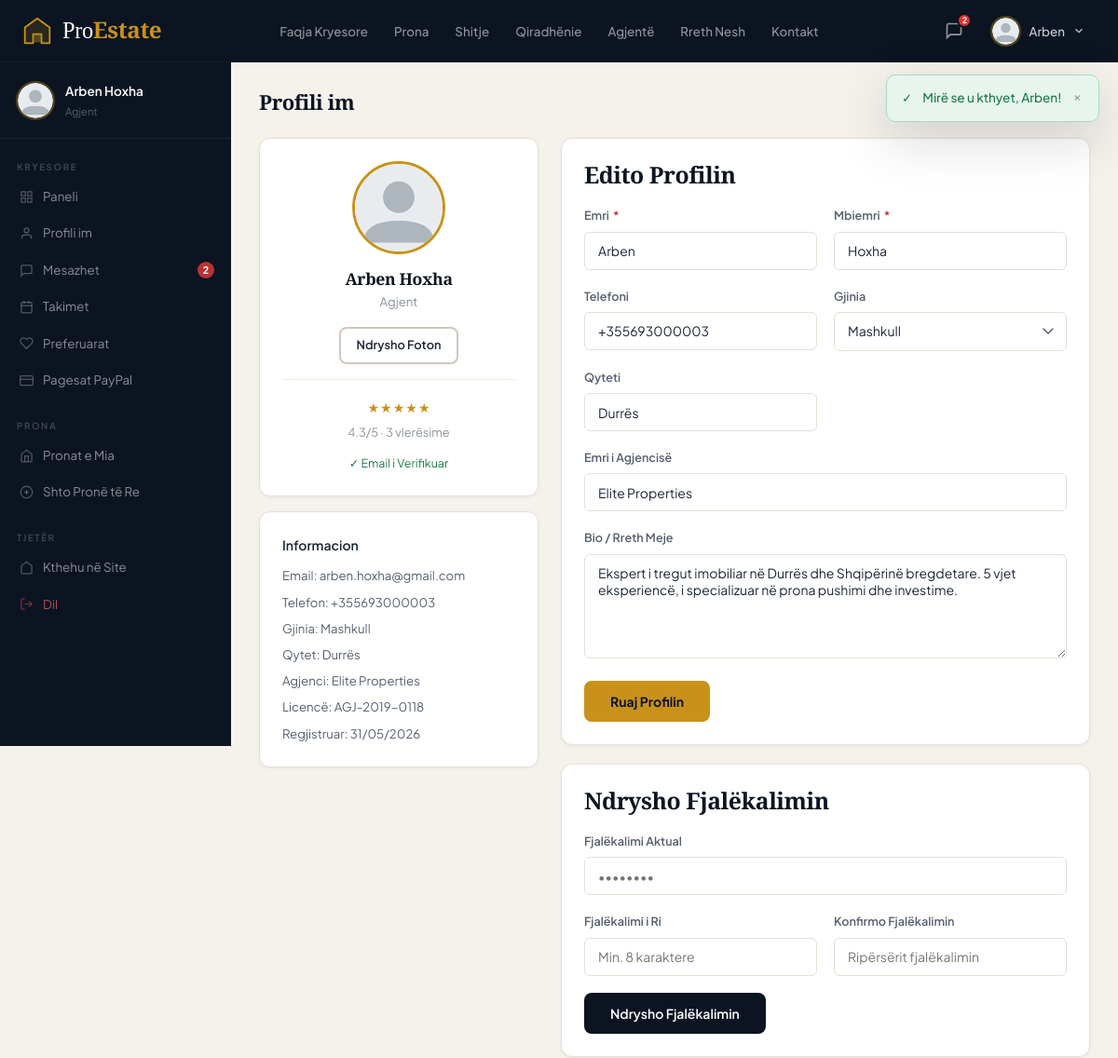
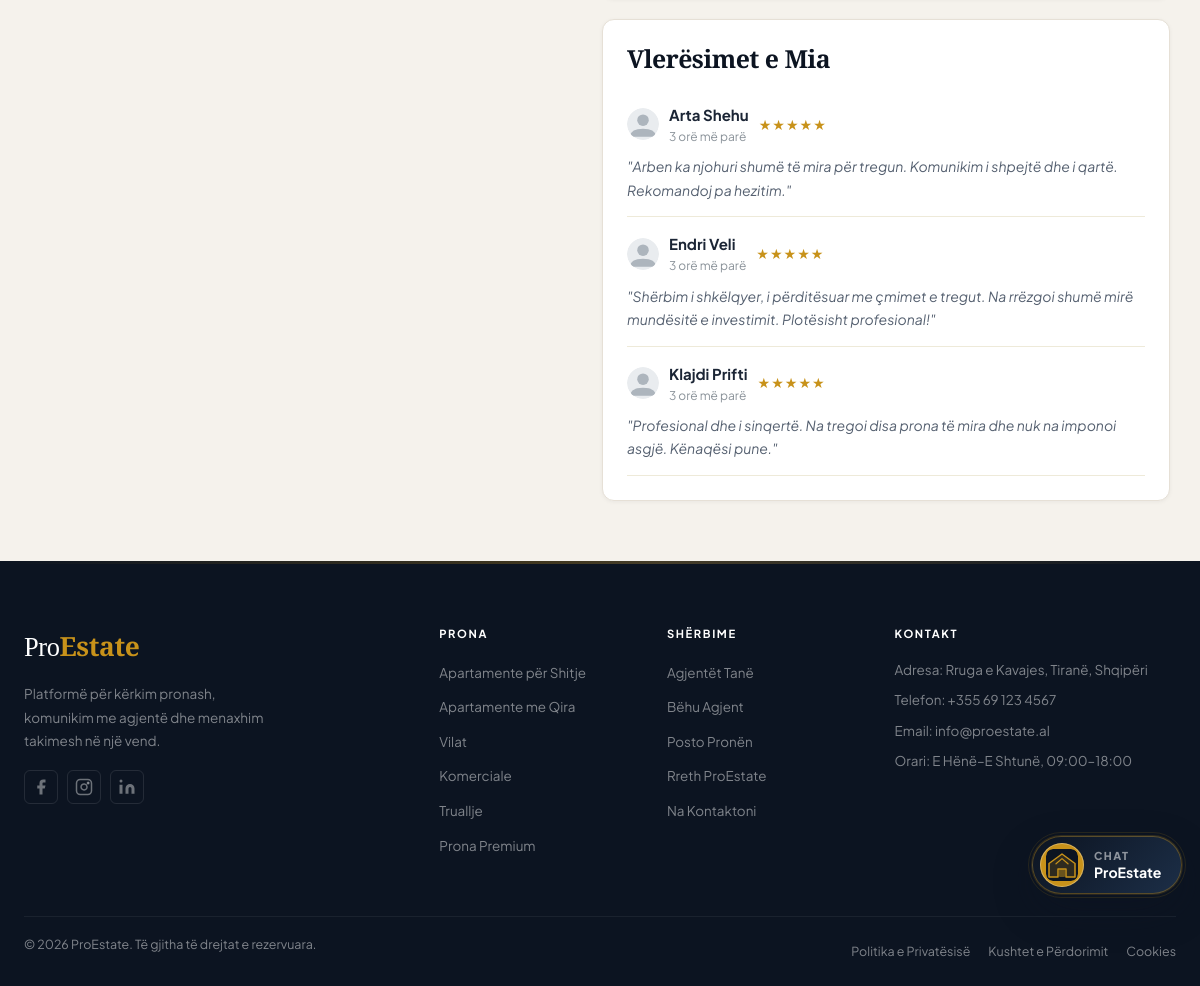
Screenshot of /dashboard/profile.php (signed in) with the database file from the repository (2 pictures, top to bottom).
### tables this page shows
CREATE TABLE IF NOT EXISTS `users` (
  `id`                   INT UNSIGNED     NOT NULL AUTO_INCREMENT,
  `email`                VARCHAR(255)     NOT NULL,
  `password`             VARCHAR(255)     NOT NULL COMMENT 'bcrypt hash',
  `first_name`           VARCHAR(100)     NOT NULL,
  `last_name`            VARCHAR(100)     NOT NULL,
  `phone`                VARCHAR(25)      DEFAULT NULL,
  `gender`               ENUM('female','male','other','unspecified') NOT NULL DEFAULT 'unspecified',
  `role`                 ENUM('admin','agent','owner','client') NOT NULL DEFAULT 'client',
  `avatar`               VARCHAR(255)     DEFAULT NULL,
  `bio`                  TEXT             DEFAULT NULL,
  `agency_name`          VARCHAR(200)     DEFAULT NULL,
  `license_number`       VARCHAR(100)     DEFAULT NULL,
  `city`                 VARCHAR(100)     DEFAULT NULL,
  `is_active`            TINYINT(1)       NOT NULL DEFAULT 1,
  `email_verified`       TINYINT(1)       NOT NULL DEFAULT 0,
  `verification_token`   VARCHAR(64)      DEFAULT NULL,
  `reset_token`          VARCHAR(64)      DEFAULT NULL,
  `reset_token_expires`  DATETIME         DEFAULT NULL,
  `last_login`           DATETIME         DEFAULT NULL,
  `created_at`           TIMESTAMP        NOT NULL DEFAULT CURRENT_TIMESTAMP,
  `updated_at`           TIMESTAMP        NOT NULL DEFAULT CURRENT_TIMESTAMP ON UPDATE CURRENT_TIMESTAMP,
  PRIMARY KEY (`id`),
  UNIQUE KEY `uq_email` (`email`),
  KEY `idx_role` (`role`),
  KEY `idx_active` (`is_active`)
);

CREATE TABLE IF NOT EXISTS `reviews` (
  `id`          INT UNSIGNED NOT NULL AUTO_INCREMENT,
  `reviewer_id` INT UNSIGNED NOT NULL,
  `agent_id`    INT UNSIGNED NOT NULL,
  `rating`      TINYINT UNSIGNED NOT NULL CHECK (`rating` BETWEEN 1 AND 5),
  `comment`     TEXT         DEFAULT NULL,
  `created_at`  TIMESTAMP    NOT NULL DEFAULT CURRENT_TIMESTAMP,
  PRIMARY KEY (`id`),
  KEY `idx_rev_agent`    (`agent_id`),
  KEY `idx_rev_reviewer` (`reviewer_id`),
  CONSTRAINT `fk_rev_reviewer` FOREIGN KEY (`reviewer_id`) REFERENCES `users` (`id`) ON DELETE CASCADE,
  CONSTRAINT `fk_rev_agent`    FOREIGN KEY (`agent_id`)    REFERENCES `users` (`id`) ON DELETE CASCADE
);

### dashboard/profile.php (the view, shortened to what the rows shown need)
<?php
require_once dirname(__DIR__) . '/includes/db.php';
require_once dirname(__DIR__) . '/includes/security.php';
require_once dirname(__DIR__) . '/includes/auth.php';
require_once dirname(__DIR__) . '/includes/functions.php';
$uid  = current_user_id();
$errors = [];
$user = db_row("SELECT * FROM users WHERE id=?", [$uid]);
$reviews = [];
$avg_rating = 0;
if ($user['role'] === 'agent') {
    $reviews = db_rows(
        "SELECT r.*, u.first_name, u.last_name, u.avatar FROM reviews r
         JOIN users u ON u.id=r.reviewer_id WHERE r.agent_id=? ORDER BY r.created_at DESC",
        [$uid]
    );
    $avg = db_row("SELECT AVG(rating) as avg, COUNT(*) as cnt FROM reviews WHERE agent_id=?", [$uid]);
    $avg_rating = round((float)($avg['avg']??0), 1);
}
require dirname(__DIR__) . '/templates/header.php';
?>
<div class="dashboard">
  <?php include __DIR__ . '/sidebar.php'; ?>
  <main class="dashboard__content">
    <div class="dashboard__header">
      <h1 class="dashboard__title">Profili im</h1>
    </div>
    <div class="profile-layout">
      <div style="display:flex;flex-direction:column;gap:16px;">
        <div class="card card-body" style="text-align:center;">
          <img src="<?= get_avatar_url($user['avatar']) ?>" id="avatar-preview"
               style="width:100px;height:100px;border-radius:50%;object-fit:cover;margin:0 auto 16px;border:3px solid var(--gold);"
               alt="Avatar">
          <h3 style="font-size:1.1rem;"><?= e($user['first_name'].' '.$user['last_name']) ?></h3>
          <p style="color:var(--gray-500);font-size:.825rem;margin:4px 0 16px;"><?= role_label($user['role']) ?></p>
          <div>
            <label for="avatar-input" class="btn btn--outline-navy btn--sm" style="cursor:pointer;">
            </label>
          </div>
          <?php if ($user['role'] === 'agent'): ?>
          <div style="margin-top:16px;padding-top:16px;border-top:1px solid var(--gray-100);">
            <?= render_stars($avg_rating) ?>
            <p style="font-size:.8rem;color:var(--gray-500);margin-top:4px;"><?= $avg_rating ?>/5 · <?= count($reviews) ?> vlerësime</p>
          </div>
          <?php endif; ?>
          <?php if ($user['email_verified']): ?>
          <div style="margin-top:12px;display:flex;align-items:center;justify-content:center;gap:6px;font-size:.78rem;color:var(--green);">
            ✓ Email i Verifikuar
          </div>
          <?php endif; ?>
        </div>
        <div class="card card-body">
          <div style="font-size:.825rem;color:var(--gray-600);display:flex;flex-direction:column;gap:6px;">
            <div>Email: <?= e($user['email']) ?></div>
            <?php if ($user['phone']): ?><div>Telefon: <?= e($user['phone']) ?></div><?php endif; ?>
            <div>Gjinia: <?= e(gender_label($user['gender'] ?? 'unspecified')) ?></div>
            <?php if ($user['city']): ?><div>Qytet: <?= e($user['city']) ?></div><?php endif; ?>
            <?php if ($user['agency_name']): ?><div>Agjenci: <?= e($user['agency_name']) ?></div><?php endif; ?>
            <?php if ($user['license_number']): ?><div>Licencë: <?= e($user['license_number']) ?></div><?php endif; ?>
            <div>Regjistruar: <?= format_date($user['created_at']) ?></div>
          </div>
        </div>
      </div>
      <div style="display:flex;flex-direction:column;gap:20px;">
        <div class="card card-body">
          <form method="POST" action="">
            <div class="form-row">
              <div class="form-group">
                <label>Emri <span class="req">*</span></label>
                <input type="text" name="first_name" class="form-control <?= isset($errors['first_name'])?'is-invalid':'' ?>"
                       value="<?= e($user['first_name']) ?>" required>
              </div>
              <div class="form-group">
                <label>Mbiemri <span class="req">*</span></label>
                <input type="text" name="last_name" class="form-control <?= isset($errors['last_name'])?'is-invalid':'' ?>"
                       value="<?= e($user['last_name']) ?>" required>
              </div>
            </div>
            <div class="form-row">
              <div class="form-group">
                <label>Telefoni</label>
                <input type="tel" name="phone" class="form-control <?= isset($errors['phone'])?'is-invalid':'' ?>"
                       value="<?= e($user['phone'] ?? '') ?>" placeholder="+355691234567"
                       pattern="^\+3556[789][0-9]{7}$" maxlength="13" inputmode="tel"
                       title="Lejohen vetem numra ne formatin +35567XXXXXXX, +35568XXXXXXX ose +35569XXXXXXX">
              </div>
              <div class="form-group">
                <label>Gjinia</label>
                <select name="gender" class="form-control <?= isset($errors['gender'])?'is-invalid':'' ?>">
                  <?php foreach (['unspecified'=>'Nuk preferoj ta them','female'=>'Femer','male'=>'Mashkull','other'=>'Tjeter'] as $v=>$l): ?>
                  <option value="<?= $v ?>" <?= ($user['gender'] ?? 'unspecified') === $v ? 'selected' : '' ?>><?= $l ?></option>
                  <?php endforeach; ?>
                </select>
              </div>
            </div>
            <div class="form-row">
              <div class="form-group">
                <label>Qyteti</label>
                <input type="text" name="city" class="form-control" value="<?= e($user['city'] ?? '') ?>">
              </div>
            </div>
            <?php if (in_array($user['role'], ['agent','owner'])): ?>
            <div class="form-group">
              <label>Emri i Agjencisë</label>
              <input type="text" name="agency_name" class="form-control" value="<?= e($user['agency_name'] ?? '') ?>">
            </div>
            <?php endif; ?>
            <div class="form-group">
              <label>Bio / Rreth Meje</label>
              <textarea name="bio" class="form-control" rows="4" placeholder="Përshkruani veten, eksperiencën dhe specializimin tuaj..."><?= e($user['bio'] ?? '') ?></textarea>
            </div>
          </form>
        </div>
        <?php if (!empty($reviews)): ?>
        <div class="card card-body">
          <?php foreach ($reviews as $rev): ?>
          <div style="padding:14px 0;border-bottom:1px solid var(--gray-100);">
            <div style="display:flex;align-items:center;gap:10px;margin-bottom:8px;">
              <img src="<?= get_avatar_url($rev['avatar']) ?>" style="width:32px;height:32px;border-radius:50%;object-fit:cover;">
              <div>
                <strong><?= e($rev['first_name'].' '.$rev['last_name']) ?></strong>
                <div style="font-size:.75rem;color:var(--gray-400);"><?= time_ago($rev['created_at']) ?></div>
              </div>
              <?= render_stars($rev['rating']) ?>
            </div>
            <?php if ($rev['comment']): ?>
            <p style="color:var(--gray-600);font-size:.875rem;font-style:italic;">"<?= e($rev['comment']) ?>"</p>
            <?php endif; ?>
          </div>
          <?php endforeach; ?>
        </div>
        <?php endif; ?>
      </div>
    </div>
  </main>
</div>
<?php require dirname(__DIR__) . '/templates/footer.php'; ?>

### templates/header.php (shortened to what the rows shown need)
<?php
require_once dirname(__DIR__) . '/includes/db.php';
require_once dirname(__DIR__) . '/includes/security.php';
require_once dirname(__DIR__) . '/includes/auth.php';
require_once dirname(__DIR__) . '/includes/functions.php';
$unread_msgs = 0;
if (is_logged_in()) {
    $unread_msgs = db_count(
        "SELECT COUNT(*) FROM messages WHERE receiver_id = ? AND is_read = 0",
        [current_user_id()]
    );
}
?>
<!DOCTYPE html>
<html lang="sq">
<head>
  <link rel="stylesheet" href="<?= SITE_URL ?>/assets/css/style.css?v=chatbot7">
</head>
<body class="<?= $body_class ?? '' ?>">
<header class="site-header" id="site-header">
  <nav class="navbar container">
    <div class="navbar__actions">
      <?php if (is_logged_in()): ?>
  <?php
    $user = current_user() ?? [];
    $first_name = $user['first_name'] ?? 'User';
    $avatar     = $user['avatar'] ?? null;
  ?>
  <a href="<?= SITE_URL ?>/dashboard/messages.php" class="nav-icon-btn" title="Mesazhet">
    <svg width="20" height="20" viewBox="0 0 24 24" fill="none" stroke="currentColor" stroke-width="2"><path d="M21 15a2 2 0 01-2 2H7l-4 4V5a2 2 0 012-2h14a2 2 0 012 2z"/></svg>
    <?php if ($unread_msgs > 0): ?>
      <span class="badge-count"><?= $unread_msgs > 9 ? '9+' : $unread_msgs ?></span>
    <?php endif; ?>
  </a>
  <div class="dropdown">
    <button class="dropdown__trigger">
      <img src="<?= get_avatar_url($avatar) ?>" alt="<?= e($first_name) ?>" class="avatar-sm">
      <span><?= e($first_name) ?></span>
      <svg width="14" height="14" viewBox="0 0 24 24" fill="none" stroke="currentColor" stroke-width="2"><path d="M6 9l6 6 6-6"/></svg>
    </button>
        </div>
      <?php else: ?>
        <a href="<?= SITE_URL ?>/login.php" class="btn btn--outline btn--sm">Hyrje</a>
        <a href="<?= SITE_URL ?>/register.php" class="btn btn--primary btn--sm">Regjistrohu</a>
      <?php endif; ?>
    </div>
  </nav>
</header>

### dashboard/sidebar.php (shortened to what the rows shown need)
<?php
$role = current_user_role();
$user = current_user();
?>
<aside class="sidebar">
  <div class="sidebar__user">
    <div>
      <div class="sidebar__user-name"><?= e($user['first_name'].' '.$user['last_name']) ?></div>
      <div class="sidebar__user-role"><?= role_label($role) ?></div>
    </div>
  </div>
</aside>

### includes/functions.php (shortened to what the rows shown need)
<?php
function format_date(string $date, string $format = 'd/m/Y'): string {
    return date($format, strtotime($date));
}
function time_ago(string $datetime): string {
    $diff = time() - strtotime($datetime);
    if ($diff < 86400)    return (int)($diff/3600) . ' orë më parë';
    return (int)($diff/31536000) . ' vit më parë';
}
function role_label(string $role): string {
    $map = [
        'admin'  => 'Administrator',
        'agent'  => 'Agjent',
        'owner'  => 'Pronar',
        'client' => 'Klient',
    ];
    return $map[$role] ?? ucfirst($role);
}
function gender_label(?string $gender): string {
    $map = [
        'female' => 'Femer',
        'male' => 'Mashkull',
        'other' => 'Tjeter',
        'unspecified' => 'E pacaktuar',
    ];
    return $map[$gender ?: 'unspecified'] ?? 'E pacaktuar';
}
function get_avatar_url(?string $avatar): string {
    return SITE_URL . '/assets/images/default-avatar.svg';
}
function render_stars(float $rating, bool $readonly = true): string {
    $html = '<div class="stars' . ($readonly ? '' : ' stars--interactive') . '">';
    for ($i = 1; $i <= 5; $i++) {
        $class = $i <= $rating ? 'star star--filled' : 'star';
        $html .= "<span class=\"{$class}\">★</span>";
    }
    $html .= '</div>';
    return $html;
}

### rows the page displays
users: first_name "Arben", first_name+last_name "Arben Hoxha", role "Agjent", email "arben.hoxha@gmail.com", phone "+355693000003", gender "Mashkull", city "Durrës", agency_name "Elite Properties", license_number "AGJ-2019-0118", created_at "31/05/2026", last_name "Hoxha", bio "Ekspert i tregut imobiliar në Durrës dhe Shqipërinë bregdetare. 5 vjet eksperiencë, i specializuar në prona pushimi dhe investime."
reviews: reviewer.last_name "Arta Shehu", created_at "3 orë më parë", comment "Arben ka njohuri shumë të mira për tregun. Komunikim i shpejtë dhe i qartë. Rekomandoj pa hezitim."
reviews: reviewer.last_name "Endri Veli", created_at "3 orë më parë", comment "Shërbim i shkëlqyer, i përditësuar me çmimet e tregut. Na rrëzgoi shumë mirë mundësitë e investimit. Plotësisht profesional!"
reviews: reviewer.last_name "Klajdi Prifti", created_at "3 orë më parë", comment "Profesional dhe i sinqertë. Na tregoi disa prona të mira dhe nuk na imponoi asgjë. Kënaqësi pune."

### other values shown
$icon "✓"
$msg "Mirë se u kthyet, Arben!"
$unread_msgs "2"
role_label($role) "Agjent"
$unread "2"
$avg_rating "4.3"
count($reviews) "3"
SITE_ADDRESS "Rruga e Kavajes, Tiranë, Shqipëri"
SITE_PHONE "+355 69 123 4567"
SITE_EMAIL "info@proestate.al"
SITE_NAME "ProEstate"
